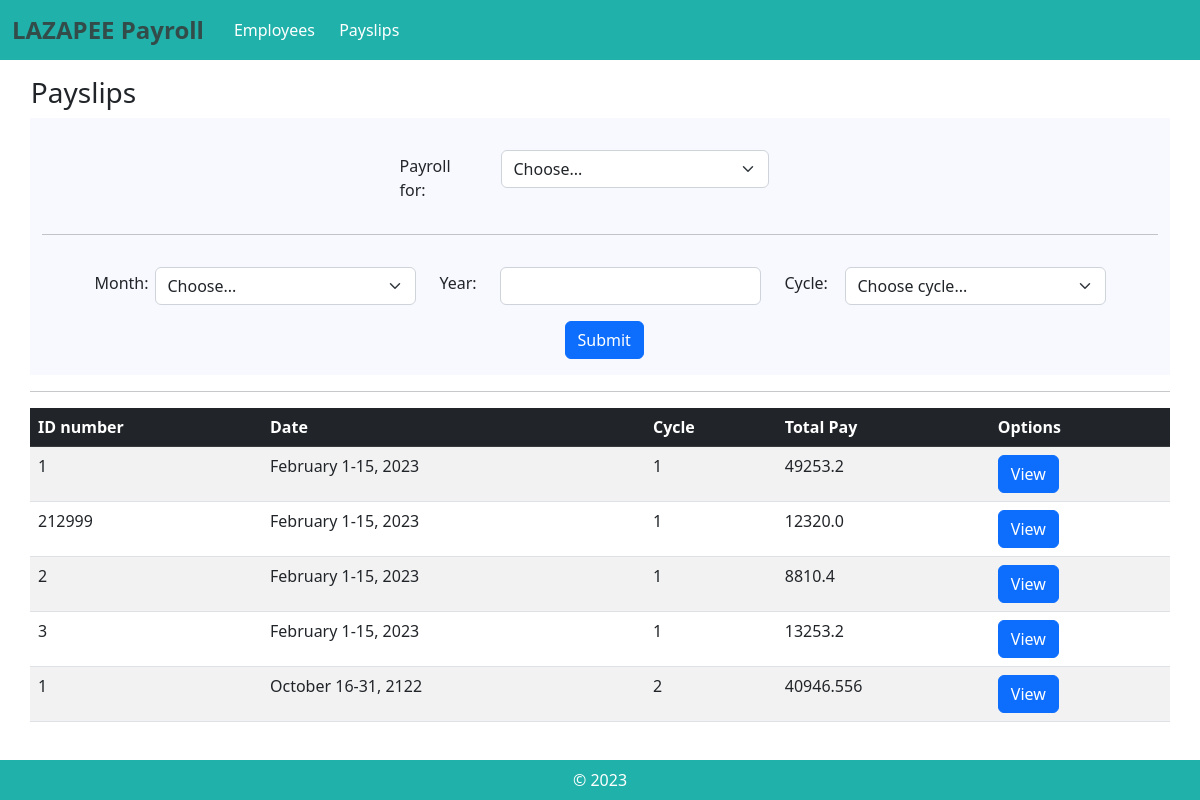
Screenshot of /payslips with the database file from the repository.
### payroll_app/models.py (models this page shows, shortened)
class Payslip(models.Model):
    id_number = models.ForeignKey(Employee, on_delete=models.CASCADE)
    month = models.CharField(max_length=300)
    date_range = models.CharField(max_length=300)
    year = models.CharField(max_length=300)
    pay_cycle = models.IntegerField()
    rate = models.FloatField(max_length=300)
    earnings_allowance = models.FloatField(max_length=300)
    deductions_tax = models.FloatField(max_length=300)
    deductions_health = models.FloatField(max_length=300)
    pag_ibig = models.FloatField(max_length=300)
    sss = models.FloatField(max_length=300)
    overtime = models.FloatField(max_length=300)
    total_pay = models.FloatField(max_length=300)
    def getIDNumber(self):
        return self.id_number
    def getMonth(self):
        return self.month
    def getDate_range(self):
        return self.date_range
    def getYear(self):
        return self.year
    def getPay_cycle(self):
        return self.pay_cycle
    def getTotal_pay(self):
        return self.total_pay

class Employee(models.Model):
    name = models.CharField(max_length=300)
    id_number = models.CharField(max_length=300)
    rate = models.FloatField(max_length=300)
    overtime_pay = models.FloatField(max_length=300, null=True, blank=True, default=0)
    allowance = models.FloatField(max_length=300, null=True, blank=True, default=0)
    def getID(self):
        return self.id_number

### payroll_app/views.py (the view)
# urls.py: path('payslips', views.payslips, name="payslips"),
def payslips(request):
    emp = Employee.objects.all()
    payslip_test = Payslip.objects.all()
    return render(request, 'payroll_app/payslips.html', {'emp':emp, 'ptest':payslip_test,})

### payroll_app/templates/payroll_app/payslips.html (shortened to what this page needs)
{% extends 'payroll_app/base.html' %}
{% load static %}
{% block content %}
<h3 style="margin-left:-0.7rem;">Payslips</h3>
<form method="POST" class="form-inline pt-4" style="background-color:#F8F8FF;"  action="{% url 'payslip_submit' %}">
    <div class="row justify-content-center pb-3 pt-2" style="margin-left: -2.7rem">
        <div class="col-1 pt-1 " style="width: 101px">
            <label>Payroll for: </label>
        </div>
        <div class="col-3 ">
            <select class="form-select" name="payslip_for" required>
                <option value="" disabled selected>Choose...</option>
            </select>
        </div>
    </div>
    <center><hr></center>
    <div class="row justify-content-center pt-3">
        <div class="col-1 pt-1 " style="width: 60px">
            <label>Month: </label>
        </div>
        <div class="col-3 ">
            <select class="form-select" name="month" required>
                <option value="" disabled selected>Choose...</option>
            </select>
        </div>
        <div class="col-1 pt-1 " style="width: 60px">
            <label>Year: </label>
        </div>
        <div class="col-3 ">
            <input type="number" class="form-control" name="year" required>
        </div>
        <div class="col-1 pt-1 " style="width: 60px">
            <label>Cycle: </label>
        </div>
        <div class="col-3 ">
            <select class="form-select" name="cycle" required>
                <option value="" disabled selected>Choose cycle...</option>
            </select>
        </div>
    </div>
    <div class="row justify-content-center">
        <div class="col-1 pt-3 pb-3 ">
            <button type="submit" class="btn btn-primary ">Submit</button>
        </div>
    </div>
</form>
<hr>
<table class="table table-striped">
    <thead class = "table-dark">
        <tr>
            <th scope = "col"> ID number </th>
            <th scope = "col"> Date </th>
            <th scope = "col"> Cycle </th>
            <th scope = "col"> Total Pay </th>
            <th scope = "col"> Options </th>
        </tr>
    </thead>
    <tbody>
        {% for e in ptest %}
        <tr>
            <td> {{e.getIDNumber.getID}} </td>
            <td> {{e.getMonth}} {{e.getDate_range}}, {{e.getYear}}</td>
            <td> {{e.getPay_cycle}} </td>
            <td> {{e.getTotal_pay}} </td>
            <td> <a class="btn btn-primary" href="{% url 'view_payslip' pk=e.pk %}">View</button> </a>
        </tr>
        {% endfor %}
    </tbody>
</table>
{% endblock %}

### rows the page displays
Payslip: getIDNumber.getID "1", getMonth "February", getDate_range "1-15", getYear "2023", getPay_cycle "1", getTotal_pay "49253.2"
Payslip: getIDNumber.getID "212999", getMonth "February", getDate_range "1-15", getYear "2023", getPay_cycle "1", getTotal_pay "12320.0"
Payslip: getIDNumber.getID "2", getMonth "February", getDate_range "1-15", getYear "2023", getPay_cycle "1", getTotal_pay "8810.4"
Payslip: getIDNumber.getID "3", getMonth "February", getDate_range "1-15", getYear "2023", getPay_cycle "1", getTotal_pay "13253.2"
Payslip: getIDNumber.getID "1", getMonth "October", getDate_range "16-31", getYear "2122", getPay_cycle "2", getTotal_pay "40946.556"
